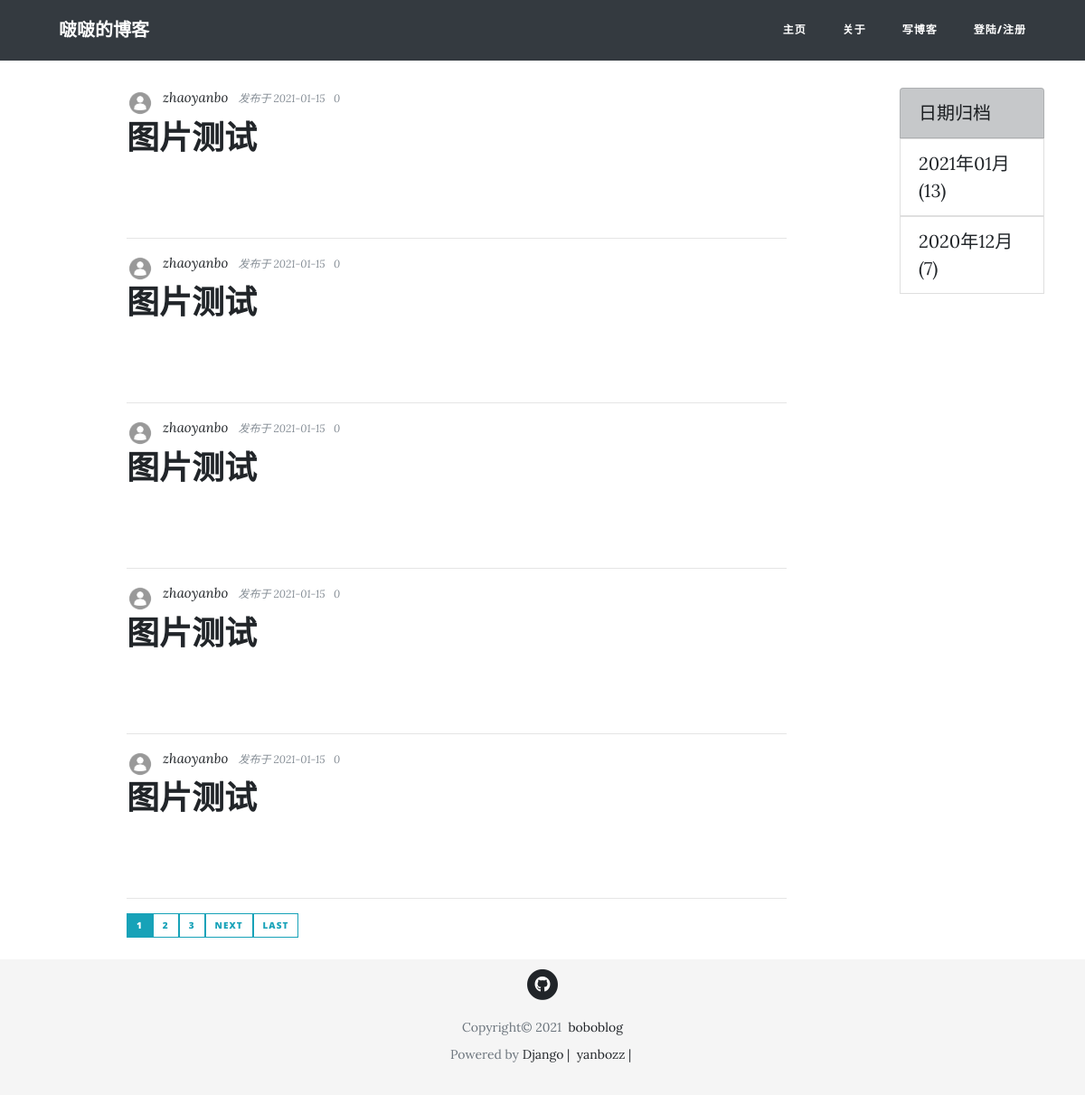
/, run on an earlier commit of the app's database.
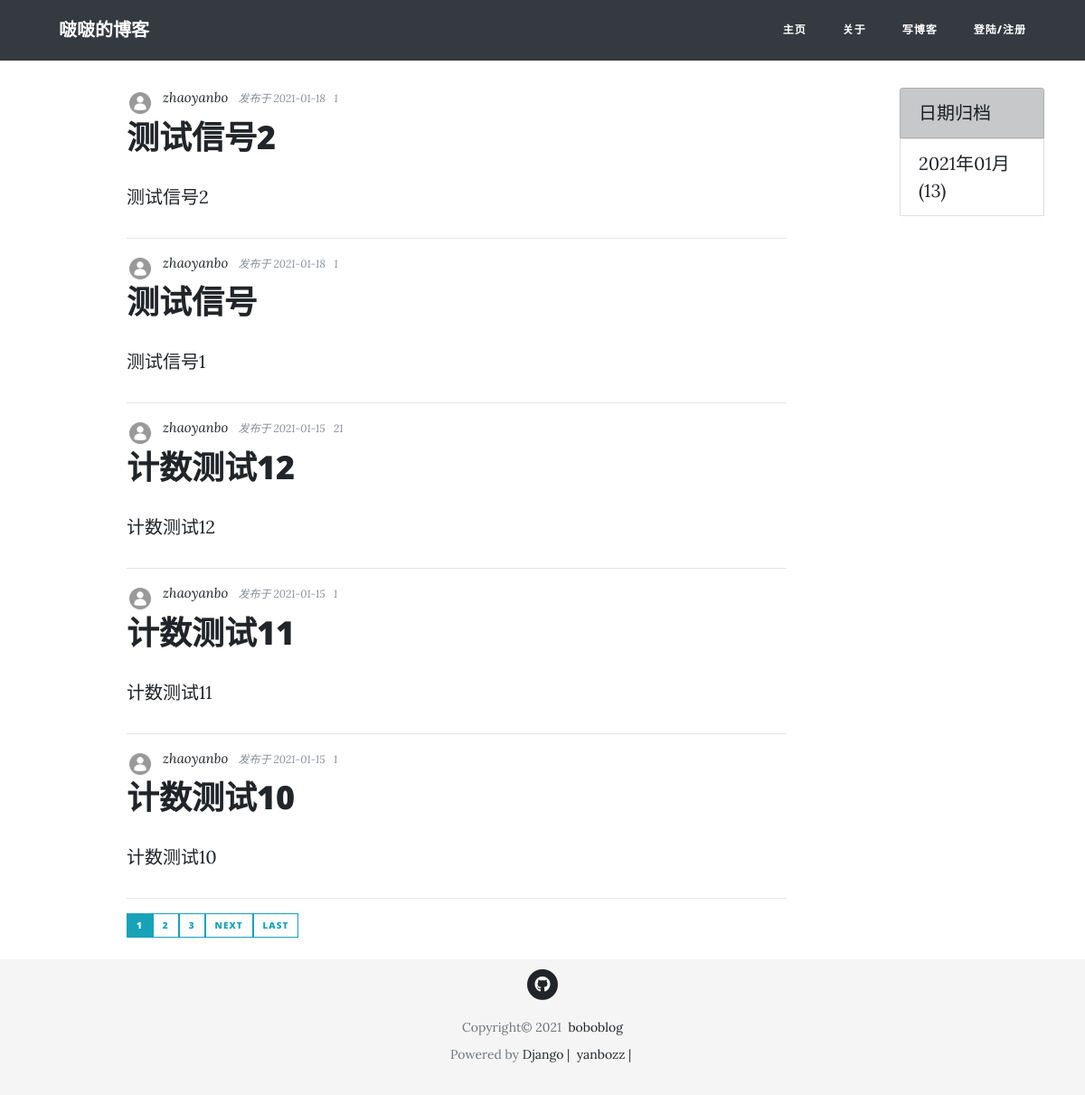
And on a later commit of the database.
### blog/models.py (models this page shows, shortened)
class Post(models.Model):
    title = models.CharField(max_length=50)
    pub_date = models.DateTimeField(default=timezone.now)
    content = RichTextField()
    author = models.ForeignKey(User, on_delete=models.CASCADE)
    view_count = GenericRelation(
        ViewCount,
        related_query_name='post',
        content_type_field='content_type',
        object_id_field='object_id'
    )
    @property
    def get_view_count(self):
        if self.view_count.first():
            return self.view_count.first().count
        return 0

### users/models.py (models this page shows, shortened)
class Profile(models.Model):
    user = models.OneToOneField(User, on_delete=models.CASCADE)
    profile_pic = models.ImageField(default='default.jpg', upload_to='media/profile_pics')

### viewcount/models.py (models this page shows, shortened)
class ViewCount(models.Model):
    count = models.IntegerField(default=0)
    content_type = models.ForeignKey(ContentType, on_delete=models.CASCADE)
    object_id = models.PositiveIntegerField()
    content_object = GenericForeignKey('content_type', 'object_id')

### blog/views.py (the view)
# urls.py: path('', PostListView.as_view(), name='blog-home'),
class PostListView(ListView):
    model = Post
    template_name = 'blog/home.html'
    context_object_name = 'posts'
    ordering = ['-pub_date']
    paginate_by = 5
    def get_context_data(self, **kwargs):
        context = super().get_context_data(**kwargs)
        date_qs = Post.objects.dates('pub_date', 'month', 'DESC')
        post_dates = self.get_count_in_month(date_qs)
        context['post_dates'] = post_dates
        return context
    def get_count_in_month(self, qs):
        qs = qs.values('datefield').annotate(post_count=Count('id'))
        post_dates = []
        for date_qs in qs:
            post_dates.append((date_qs['datefield'], date_qs['post_count']))
        return post_dates

### blog/templates/blog/home.html (shortened to what this page needs)
{% extends "blog/base.html"  %}
{% block content %}
<div class="col-lg-8 col-md-10 mx-auto">
  {% for post in posts %}
  <div class="post-preview">
    <div class="author-thumbnail">
      <img class="rounded-circle author-img" src="{{ post.author.profile.profile_pic.url }}">
    </div>
    <div class="post-meta">
      <a href="">{{ post.author }}&nbsp;&nbsp;</a>
      发布于 {{ post.pub_date|date:"Y-m-d" }}&nbsp;&nbsp;
       {{ post.get_view_count }}&nbsp;&nbsp;
    </div>
  </div>
  <div class="post-preview">
    <a href="{% url 'post-detail' post.id %}">
      <h2 class="post-title">
        {{ post.title }}
      </h2>
    </a>
    {{ post.content|safe }}
  </div>
  <hr>
  {% endfor %}
  <div class="pagination">
    {% if is_paginated %}
      {% for num in page_obj.paginator.page_range %}
        {% if page_obj.number == num %}
          <a class="btn btn-info btn-sm mb-4" href="?page={{ num }}">{{ num }}</a>
        {% elif num > page_obj.number|add:'-3' and num < page_obj.number|add:'3'%}
          <a class="btn btn-outline-info btn-sm mb-4" href="?page={{ num }}">{{ num }}</a>
        {% endif %}
      {% endfor %}
      {% if page_obj.has_next %}
        <a class="btn btn-outline-info btn-sm mb-4" href="?page={{ page_obj.next_page_number }}">next</a>
        <a class="btn btn-outline-info btn-sm mb-4" href="?page={{ page_obj.paginator.num_pages }}">Last</a>
      {% endif %}
    {% endif %}
  </div>
</div>
{% endblock content %}

What changed in the data, as far as the page shows it:
no longer on this page (row unchanged): Post: author.profile.profile_pic (placeholder picture), author "zhaoyanbo", pub_date "2021-01-15", get_view_count "0", title "图片测试"
removed Post: author.profile.profile_pic (placeholder picture), author "zhaoyanbo", pub_date "2021-01-15", get_view_count "0", title "图片测试"
no longer on this page (row unchanged): Post: author.profile.profile_pic (placeholder picture), author "zhaoyanbo", pub_date "2021-01-15", get_view_count "0", title "图片测试"
no longer on this page (row unchanged): Post: author.profile.profile_pic (placeholder picture), author "zhaoyanbo", pub_date "2021-01-15", get_view_count "0", title "图片测试"
no longer on this page (row unchanged): Post: author.profile.profile_pic (placeholder picture), author "zhaoyanbo", pub_date "2021-01-15", get_view_count "0", title "图片测试"
added Post: author.profile.profile_pic (placeholder picture), author "zhaoyanbo", pub_date "2021-01-18", get_view_count "1", title "测试信号2", content "测试信号2"
added Post: author.profile.profile_pic (placeholder picture), author "zhaoyanbo", pub_date "2021-01-18", get_view_count "1", title "测试信号", content "测试信号1"
added Post: author.profile.profile_pic (placeholder picture), author "zhaoyanbo", pub_date "2021-01-15", get_view_count "21", title "计数测试12", content "计数测试12"
added Post: author.profile.profile_pic (placeholder picture), author "zhaoyanbo", pub_date "2021-01-15", get_view_count "1", title "计数测试11", content "计数测试11"
added Post: author.profile.profile_pic (placeholder picture), author "zhaoyanbo", pub_date "2021-01-15", get_view_count "1", title "计数测试10", content "计数测试10"
Also different on the page:
list line gone: "2020年12月 ( 7 )"
